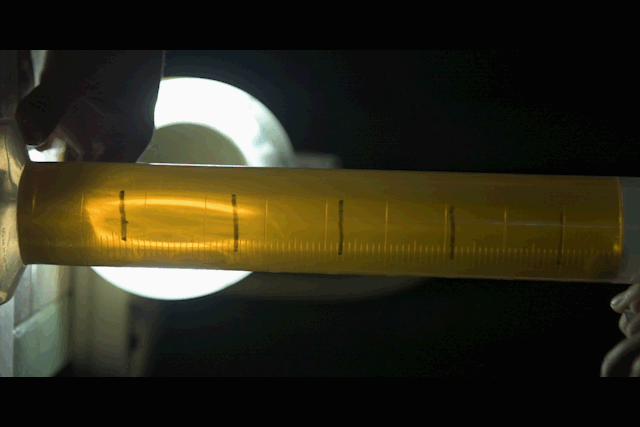
#> input picture frame 2 of B1/motor_29g.avi, 640 x 427 px, given in place of castor_28g.avi, which was not available
$ jupyter execute --allow-errors 'B1 data.ipynb'
#> lines starting #> are read from the running program, lines starting #| are printed output that depends on the picture; pictures that were not available may be replaced by others from this repository, and a replacement may not be noted
[cell 1]
import numpy as np
import numpy.random as rd
import matplotlib.pyplot as mp
import scipy.stats as stat
import cv2 as cv
from collections import deque
import imutils
from imutils.video import VideoStream
import argparse
import time
import scipy.stats as stat
from jupyterthemes import jtplot

[cell 2]
jtplot.reset()
mp.rcParams["font.family"] = "serif"
mp.rcParams["text.usetex"] = True
mp.rcParams["figure.figsize"] = (5*16/9, 5)
mp.rcParams["figure.dpi"] = 100

[cell 3]
def viscosity_coef(d, vt, ps, pf):
    return 2/9 * (d/2)**2/vt * (ps - pf) * 9.81

def density_sphere(d, m):
    V = 4/3*np.pi*(d/2)**3
    return m/V

dens_castor = 961 #kg/m^3
dens_motor = 997*0.885 #kg/m^3

[cell 4]
class VideoToGraph:

    def __init__(self, filename):
        self.filename = filename
        self.frame_store = []
        self.fname = filename[:-4]
        self.fps = 59.94

    def trackObject(self):
        frame_store = self.frame_store
        filename = self.filename

        cap = cv.VideoCapture(filename)
        ret, frame1 = cap.read()
#> frame1 is the input picture: shape (427, 640, 3); mean B, G, R 26.9, 43.5, 47
        prvs = cv.cvtColor(frame1,cv.COLOR_BGR2GRAY)
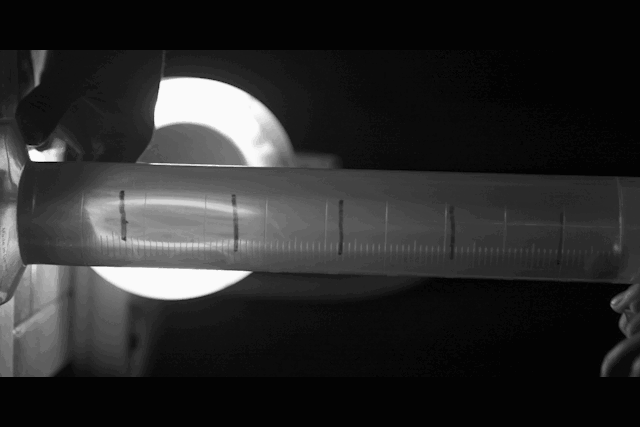
#> prvs: shape (427, 640); min 3, max 250, mean 42.7
        hsv = np.zeros_like(frame1)
        hsv[...,1] = 255
        while(1):
            ret, frame2 = cap.read()
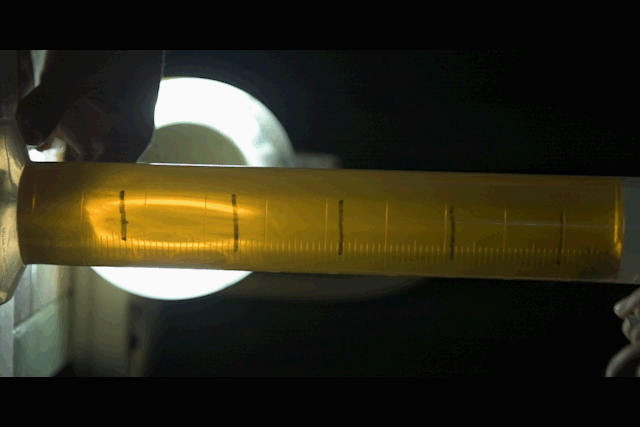
#> input picture frame 3 of B1/motor_29g.avi, 640 x 427 px, given in place of castor_28g.avi, which was not available
#> frame2 is the input picture: shape (427, 640, 3); mean B, G, R 26.7, 43.5, 46.9
            if not ret:
                break
            next = cv.cvtColor(frame2,cv.COLOR_BGR2GRAY)
            flow = cv.calcOpticalFlowFarneback(prvs, next, None, 0.5, 3, 15, 3, 5, 1.2, 0)
            mag, ang = cv.cartToPolar(flow[...,0], flow[...,1])
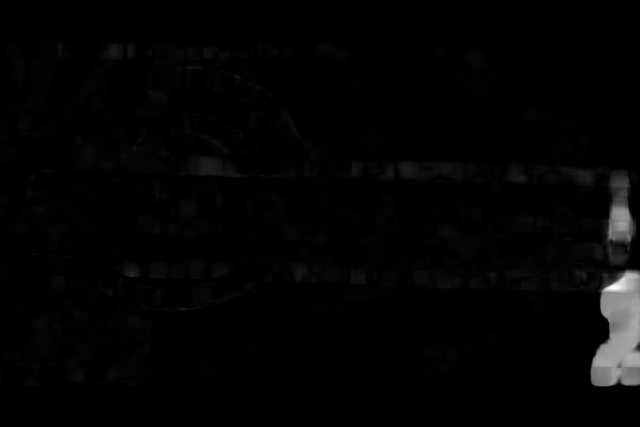
#> mag: shape (427, 640) float32; min 0, max 11.39, mean 0.194; drawn with min black and max white
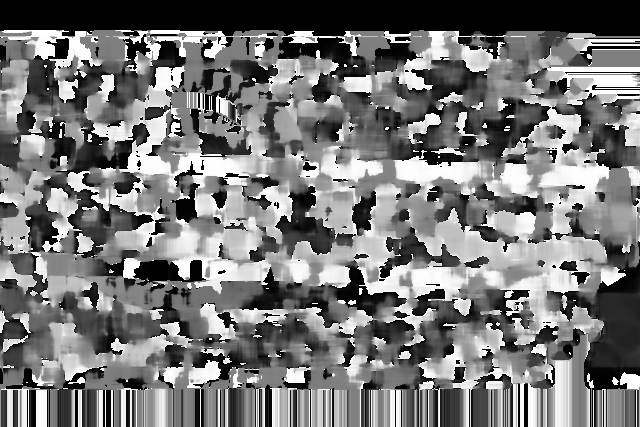
#> ang: shape (427, 640) float32; min 0, max 6.28, mean 2.94; drawn with min black and max white
            frame_store.append(mag)
            hsv[...,0] = ang*180/np.pi/2
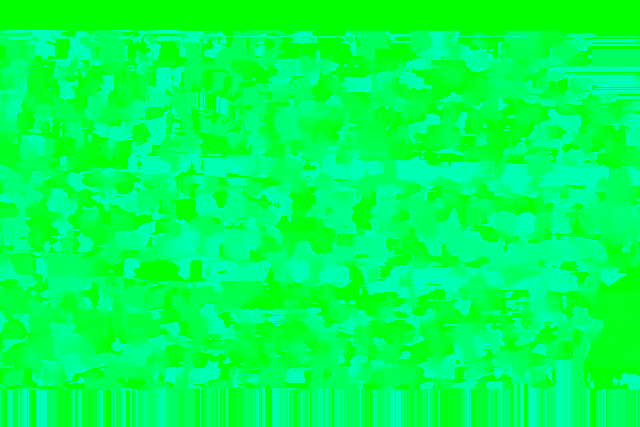
#> hsv: shape (427, 640, 3); mean of channels 0, 1, 2 83.8, 255, 0; drawn as B, G, R
            hsv[...,2] = cv.normalize(mag,None,0,255,cv.NORM_MINMAX)
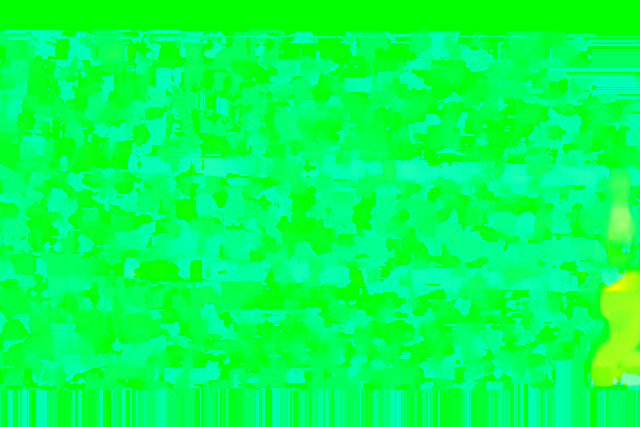
#> hsv: shape (427, 640, 3); mean of channels 0, 1, 2 83.8, 255, 4; drawn as B, G, R
            bgr = cv.cvtColor(hsv,cv.COLOR_HSV2BGR)
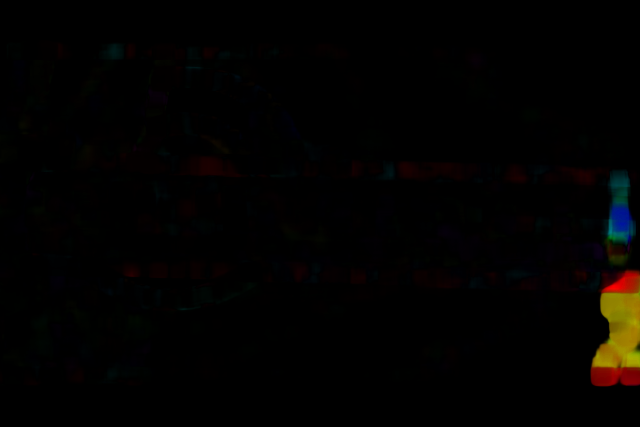
#> bgr: shape (427, 640, 3); mean B, G, R 0.9, 2, 3.1
            cv.imshow('frame2',bgr)
            k = cv.waitKey(30) & 0xff
#> (key Esc is pressed here)
            if k == 27:
                break
            elif k == ord('s'):
                cv.imwrite('opticalfb.png',frame2)
                cv.imwrite('opticalhsv.png',bgr)
            prvs = next
        cap.release()
        cv.destroyAllWindows()
        self.frame_store = frame_store
#> self.frame_store = 1 item

    def plotObject(self):
        frame_store = self.frame_store
#> frame_store = 1 item
        fps = self.fps
        fname = self.fname

        x_avg = []
        for i in range(len(frame_store)):
            x_avg.append(np.argmax(frame_store[i].mean(axis=0)))
#> this loop made 1 pass
#> after the loop, x_avg = [624]

        t = np.linspace(0, len(frame_store)/fps, len(frame_store))
#> t = [0]
        x_avg = np.array(x_avg) * 1e-2
#> x_avg = [6.24]
        grad_px = np.array([331.79, 336.16, 305.22, 334.69, 326,80]).mean() * 1e-2
#> grad_px = 2.86
        grad_cm = np.array([11.70, 11.86, 10.77, 11.81, 11.53]).mean() * 1e-2
#> grad_cm = 0.115
        s_img = x_avg * grad_cm / grad_px
#> s_img = [0.252]

        dt = t[1] - t[0]
        v_avg = np.zeros_like(s_img)
        for i in range(1, len(s_img)):
            v_avg[1:] = np.diff(s_img)/dt

        fig, (ax1, ax2) = mp.subplots(2, 1, sharex=True)

        ax1.plot(t, s_img, "bo")
        ax1.set_ylabel("Displacement, m")
        ax1.set_title("_".join(fname.split("_")[0:1]) + " " + "_".join(fname.split("_")[1:]))
        ax1.grid(True)
        posname = fname + "_pos.txt"
        np.savetxt(posname, np.array([t, s_img]))

        ax2.plot(t, v_avg, "go")
        ax2.set_xlabel("Time, s")
        ax2.set_ylabel("Velocity, m/s")
        ax2.grid(True)
        velname = fname + "_vel.txt"
        np.savetxt(velname, np.array([t, v_avg]))

        sname = fname + ".png"
        mp.savefig(sname, bbox_inches="tight", dpi=300)
        mp.show()

    def run(self):
        self.trackObject()

        self.plotObject()

[cell 5]
castor_namelist = ["castor_28g", "castor_8g1", "castor_8g2", \
                   "castor_7g", "castor_4g", "castor_3g"]
motor_namelist = ["motor_29g", "motor_8g1", "motor_8g2", \
                 "motor_8g3", "motor_3g"]

#> (a cell that did not finish here is left out)

#> (a cell that did not finish here is left out)

#> (a cell that did not finish here is left out)

    vid.run()
#> in trackObject (call 2), `hsv = np.zeros_like(frame1)`: hsv: shape (427, 640, 3); every value is 0
#> in trackObject (call 2), `hsv[...,1] = 255`:
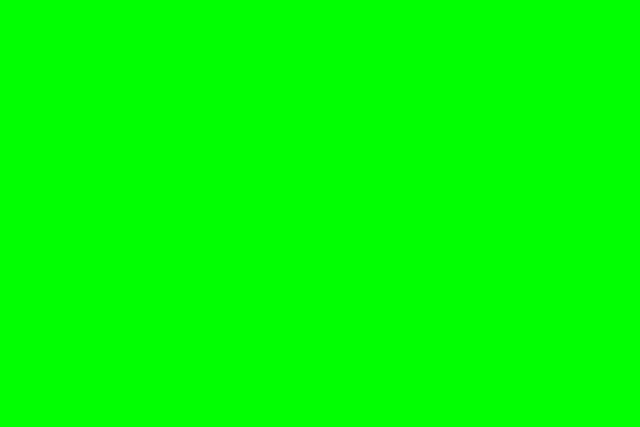
#> hsv: shape (427, 640, 3); mean B, G, R 0, 255, 0
#> (key Enter is pressed here)
#> in trackObject (call 2), `self.frame_store = frame_store`: self.frame_store = 3 items
#> the loop in plotObject (call 2), `for i in range(len(frame_store)):` made 3 passes
#> the loop in plotObject (call 2), `for i in range(1, len(s_img)):` made 2 passes

[cell 9]
class TextToGraph:

    def __init__(self, name):
        self.name = name
        self.posdata = np.loadtxt(name + "_pos.txt")
        self.veldata = np.loadtxt(name + "_vel.txt")
        self.time = self.posdata[0]
        self.position = self.posdata[1]
        self.velocity = self.veldata[1]

    def plotText(self, time_index=True):
        fig, (ax1, ax2) = mp.subplots(2, 1, sharex=True)
        if time_index:
            ax1.plot(self.time, self.position, "bo")
            ax2.plot(self.time, self.velocity, "go")
            ax2.set_xlabel("Time, s")
        else:
            ax1.plot(self.position, "bo")
            ax2.plot(self.velocity, "go")

        ax1.set_ylabel("Displacement, m")
        ax1.set_title("_".join(self.name.split("_")[0:1]) + " " + "_".join(self.name.split("_")[1:]))
        ax1.grid(True)
        ax2.set_ylabel("Velocity, m/s")
        ax2.grid(True)
        mp.show()

[cell 10]
castor_termvels = np.zeros_like(castor_namelist, float)
#> castor_termvels = [0, 0, 0, 0, 0, 0]
motor_termvels = np.zeros_like(motor_namelist, float)
#> motor_termvels = [0, 0, 0, 0, 0]
#> (the rest of this cell did not finish here and is left out)

[cell 11]
castor_mass = np.array([28e-3, 8e-3, 8e-3, 7e-3, 4e-3, 3e-3])
#> castor_mass = [0.028, 0.008, 0.008, 0.007, 0.004, 0.003]
motor_mass = np.array([29e-3, 8e-3, 8e-3, 8e-3, 3e-3])
#> motor_mass = [0.029, 0.008, 0.008, 0.008, 0.003]
mp.plot(castor_mass*1e3, castor_termvels, "ro", label="castor oil")
mp.plot(motor_mass*1e3, motor_termvels, "bo", label="motor oil")
mp.xlabel("mass, g")
mp.ylabel("terminal velocity, m/s")
mp.legend()
mp.grid(True)
mp.show()

[cell 12]
castor_diameters = np.array([14.87e-3, 8.83e-3, 8.8e-3, 8.77e-3, 6.12e-3, 5.12e-3])
#> castor_diameters = [0.0149, 0.00883, 0.0088, 0.00877, 0.00612, 0.00512]
motor_diameters = np.array([14.84e-3, 12.62e-3, 12.6e-3, 12.61e-3, 9.93e-3])
#> motor_diameters = [0.0148, 0.0126, 0.0126, 0.0126, 0.00993]

castor_visc = viscosity_coef(castor_diameters, abs(castor_termvels), density_sphere(castor_diameters, castor_mass), dens_castor)
#> in density_sphere, `V = 4/3*np.pi*(d/2)**3`: V = [1.72e-06, 3.6e-07, 3.57e-07, 3.53e-07, 1.2e-07, 7.03e-08]
#> castor_visc = [inf, inf, inf, inf, inf, inf]
castor_visc_expt = castor_visc.mean()
#> castor_visc_expt = inf
castor_visc_expt
#> Out = inf

[cell 13]
castor_visc_theo = 0.650
err = abs(castor_visc_theo - castor_visc_expt)/castor_visc_theo * 100
#> err = inf
err
#> Out = inf

[cell 14]
motor_visc = viscosity_coef(motor_diameters, abs(motor_termvels), density_sphere(motor_diameters, motor_mass), dens_motor)
#> motor_visc = [inf, inf, inf, inf, inf]
motor_visc_expt = motor_visc.mean()
#> motor_visc_expt = inf
motor_visc_expt
#> Out = inf

[cell 15]
motor_visc_theo = 9.5
err = abs(motor_visc_theo - motor_visc_expt)/motor_visc_theo * 100
err
#> Out = inf

$ run again, starting later in the video
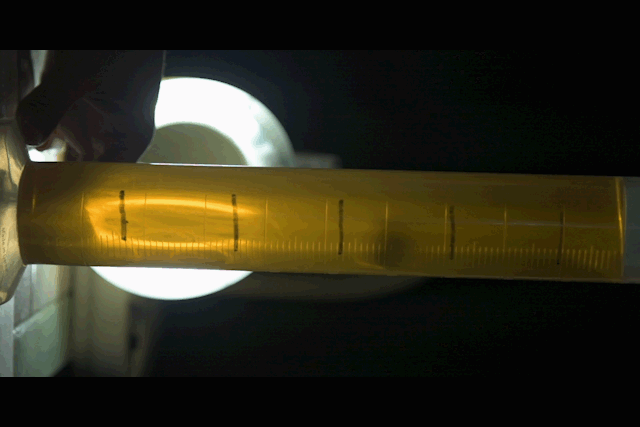
#> input picture frame 11 of B1/motor_29g.avi, 640 x 427 px, given in place of castor_28g.avi, which was not available
#> in trackObject, frame1 is the input picture: shape (427, 640, 3); mean B, G, R 26.5, 42.9, 46.2
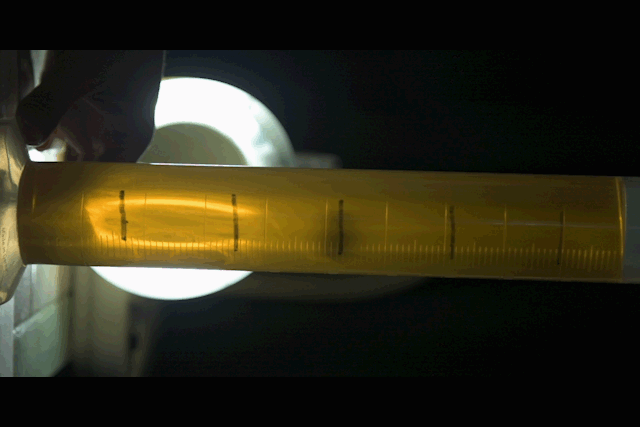
#> input picture frame 12 of B1/motor_29g.avi, 640 x 427 px, given in place of castor_28g.avi, which was not available
#> in trackObject, frame2 is the input picture: shape (427, 640, 3); mean B, G, R 26.4, 42.8, 45.9
#> in trackObject, `hsv[...,0] = ang*180/np.pi/2`:
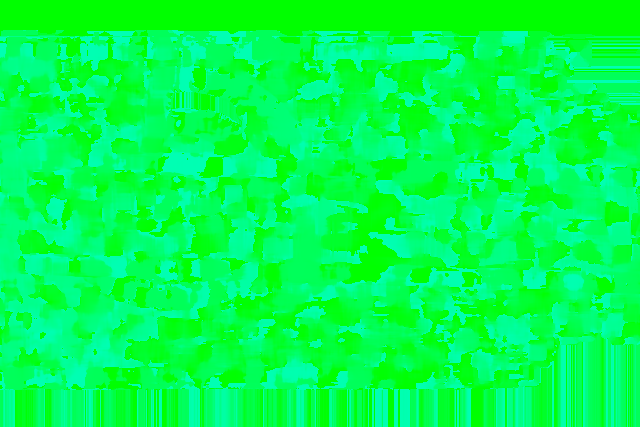
#> hsv: shape (427, 640, 3); mean of channels 0, 1, 2 81.3, 255, 0; drawn as B, G, R
#> self.frame_store = 1 item
#> the loop in plotObject, `for i in range(len(frame_store)):` made 1 pass
#> after the loop in plotObject, `for i in range(len(frame_store)):`: x_avg = [380]
#> t = [0]
#> in plotObject, `x_avg = np.array(x_avg) * 1e-2`: x_avg = [3.8]
#> grad_px = 2.86
#> grad_cm = 0.115
#> s_img = [0.153]
#> the loop in plotObject (call 2), `for i in range(len(frame_store)):` made 3 passes
#> the loop in plotObject (call 2), `for i in range(1, len(s_img)):` made 2 passes
#> castor_termvels = [0, 0, 0, 0, 0, 0]
#> motor_termvels = [0, 0, 0, 0, 0]
#> castor_mass = [0.028, 0.008, 0.008, 0.007, 0.004, 0.003]
#> motor_mass = [0.029, 0.008, 0.008, 0.008, 0.003]
#> castor_diameters = [0.0149, 0.00883, 0.0088, 0.00877, 0.00612, 0.00512]
#> motor_diameters = [0.0148, 0.0126, 0.0126, 0.0126, 0.00993]
#> V = [1.72e-06, 3.6e-07, 3.57e-07, 3.53e-07, 1.2e-07, 7.03e-08]
#> castor_visc = [inf, inf, inf, inf, inf, inf]
#> castor_visc_expt = inf
#> motor_visc = [inf, inf, inf, inf, inf]
#> motor_visc_expt = inf

$ run again, starting later in the video
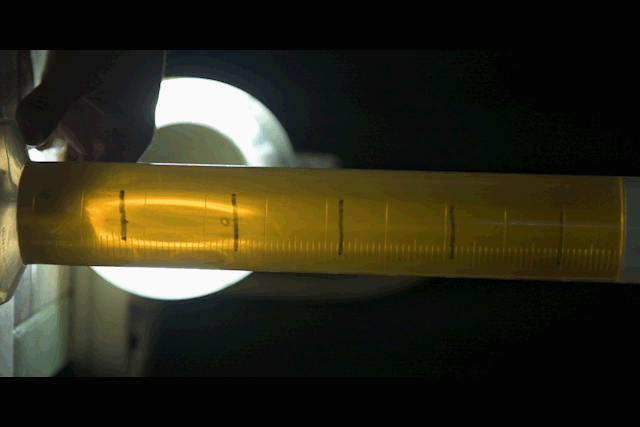
#> input picture frame 20 of B1/motor_29g.avi, 640 x 427 px, given in place of castor_28g.avi, which was not available
#> in trackObject, frame1 is the input picture: shape (427, 640, 3); mean B, G, R 26.4, 42.8, 46.1
#> in trackObject, `hsv[...,2] = cv.normalize(mag,None,0,255,cv.NORM_MINMAX)`:
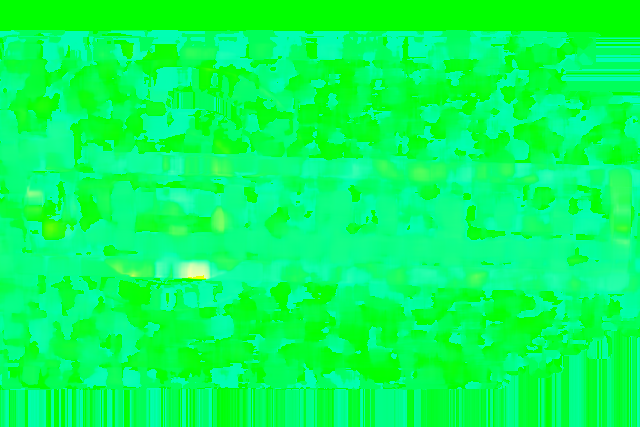
#> hsv: shape (427, 640, 3); mean of channels 0, 1, 2 90.8, 255, 5; drawn as B, G, R
#> in trackObject, `bgr = cv.cvtColor(hsv,cv.COLOR_HSV2BGR)`:
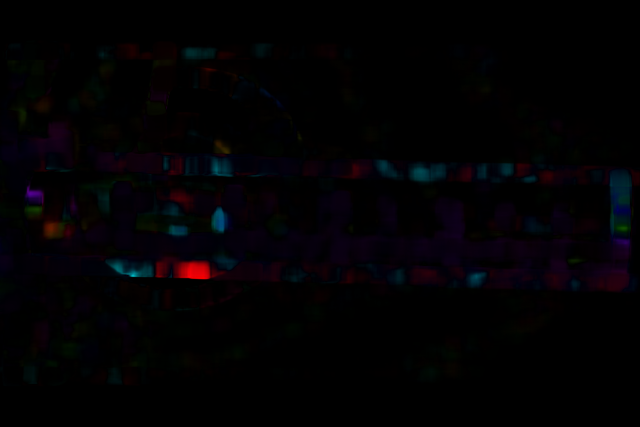
#> bgr: shape (427, 640, 3); mean B, G, R 3.3, 1.4, 2.6
#> self.frame_store = 1 item
#> the loop in plotObject, `for i in range(len(frame_store)):` made 1 pass
#> after the loop in plotObject, `for i in range(len(frame_store)):`: x_avg = [190]
#> t = [0]
#> in plotObject, `x_avg = np.array(x_avg) * 1e-2`: x_avg = [1.9]
#> grad_px = 2.86
#> grad_cm = 0.115
#> s_img = [0.0767]
#> the loop in plotObject (call 2), `for i in range(len(frame_store)):` made 3 passes
#> the loop in plotObject (call 2), `for i in range(1, len(s_img)):` made 2 passes
#> castor_termvels = [0, 0, 0, 0, 0, 0]
#> motor_termvels = [0, 0, 0, 0, 0]
#> castor_mass = [0.028, 0.008, 0.008, 0.007, 0.004, 0.003]
#> motor_mass = [0.029, 0.008, 0.008, 0.008, 0.003]
#> castor_diameters = [0.0149, 0.00883, 0.0088, 0.00877, 0.00612, 0.00512]
#> motor_diameters = [0.0148, 0.0126, 0.0126, 0.0126, 0.00993]
#> V = [1.72e-06, 3.6e-07, 3.57e-07, 3.53e-07, 1.2e-07, 7.03e-08]
#> castor_visc = [inf, inf, inf, inf, inf, inf]
#> castor_visc_expt = inf
#> motor_visc = [inf, inf, inf, inf, inf]
#> motor_visc_expt = inf
